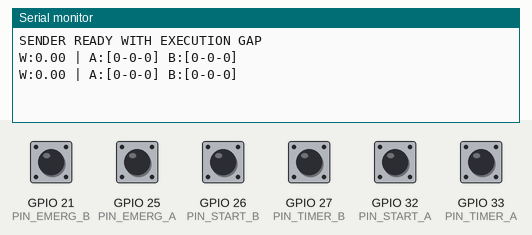
This sketch was run on a simulated ESP32. Shown: the last lines printed to the serial monitor. The test bench sets the inputs (shaded band); at power-on: GPIO 21 (PIN_EMERG_B), GPIO 25 (PIN_EMERG_A), GPIO 26 (PIN_START_B), GPIO 27 (PIN_TIMER_B), GPIO 32 (PIN_START_A), GPIO 33 (PIN_TIMER_A) HIGH.

Above: at 2.8 s.
2.9 s: GPIO 21 (PIN_EMERG_B) pulled LOW for 1.2 s
At 3.5 s:
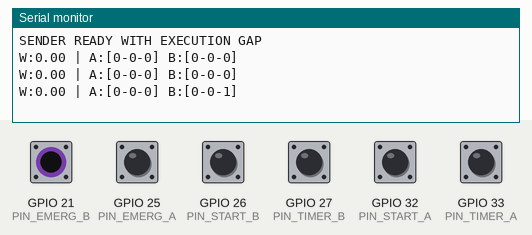
5.6 s: GPIO 25 (PIN_EMERG_A) pulled LOW for 1.2 s
At 8.0 s:
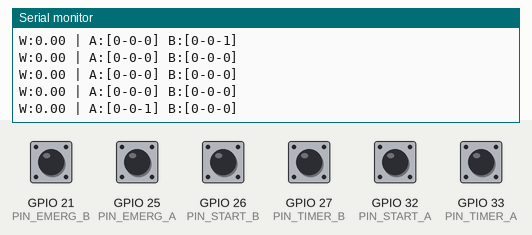
8.3 s: GPIO 26 (PIN_START_B) pulled LOW for 1.2 s
At 10.8 s:
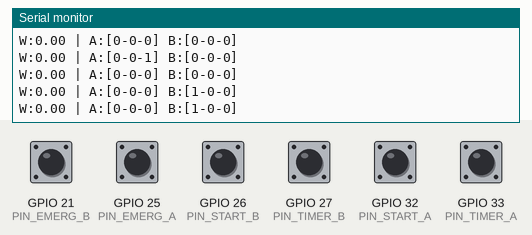
11.0 s: GPIO 27 (PIN_TIMER_B) pulled LOW for 1.2 s
At 12.1 s:
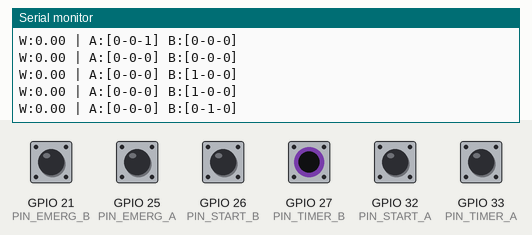
13.7 s: GPIO 32 (PIN_START_A) pulled LOW for 1.2 s
At 16.2 s:
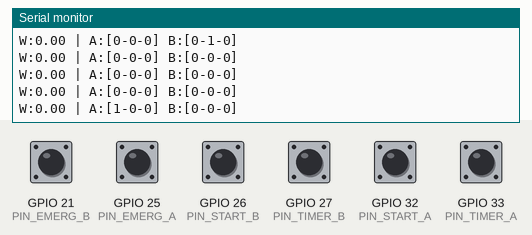
16.4 s: GPIO 33 (PIN_TIMER_A) pulled LOW for 1.2 s
At 18.9 s:
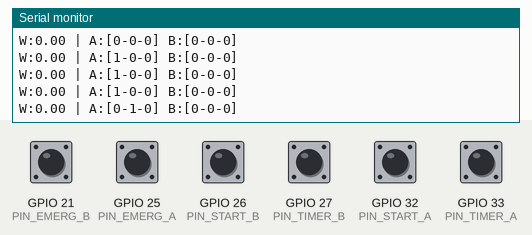

The sketch:

sender.ino
```cpp
#include <WiFi.h>
#include <esp_now.h>
#include <HardwareSerial.h>

uint8_t receiverMacAddress[] = {0x7c, 0x9e, 0xbd, 0x61, 0x9b, 0x44};

#define NODE_ID          1
#define SEND_INTERVAL    500

#define SCALE_RX_PIN  16
#define SCALE_TX_PIN  17

#define PIN_START_A     32
#define PIN_TIMER_A     33
#define PIN_EMERG_A     25

#define PIN_START_B     26
#define PIN_TIMER_B     27
#define PIN_EMERG_B     21

typedef struct {
  uint8_t nodeID;
  float scaleWeight;
  bool scaleValid;
  bool headA_start;
  bool headA_timer;
  bool headA_emergency;
  uint8_t headA_state;
  bool headB_start;
  bool headB_timer;
  bool headB_emergency;
  uint8_t headB_state;
  unsigned long timestamp;
} DataPacket;

DataPacket packetData;
unsigned long lastSendTime = 0;

bool latchedStartA = false;
bool lastTimerA = false;
bool latchedStartB = false;
bool lastTimerB = false;

#define SerialTimbangan Serial2

// ================= PERBAIKAN SOFTWARE FILTER =================
bool filteredRead(int pin) {
  if (digitalRead(pin) == LOW) {
    delay(60); // Delay 10ms untuk memastikan sinyal bukan noise adaptor
    return digitalRead(pin) == LOW;
  }
  return false;
}

float bacaBeratKg() {
  if (SerialTimbangan.available() < 6) return -1;
  if (SerialTimbangan.peek() != 0xFF) { SerialTimbangan.read(); return -1; }
  uint8_t d[6];
  SerialTimbangan.readBytes(d, 6);
  uint32_t rawWeight = ((((uint32_t)(((d[4] >> 4) * 10) + (d[4] & 0x0F))) * 10000) + (((uint32_t)(((d[3] >> 4) * 10) + (d[3] & 0x0F))) * 100) + ((uint32_t)(((d[2] >> 4) * 10) + (d[2] & 0x0F))));
  float berat = (float)rawWeight;
  uint8_t decimalPos = d[1] & 0x07;
  for (int i = 0; i < decimalPos; i++) berat /= 10.0;
  if ((d[1] >> 5) & 0x01) berat = -berat;
  return berat;
}

void setup() {
  Serial.begin(115200);
  int pins[] = {PIN_START_A, PIN_TIMER_A, PIN_EMERG_A, PIN_START_B, PIN_TIMER_B, PIN_EMERG_B};
  for(int p : pins) pinMode(p, INPUT_PULLUP);

  SerialTimbangan.begin(9600, SERIAL_8N1, SCALE_RX_PIN, SCALE_TX_PIN);
  WiFi.mode(WIFI_STA);
  if (esp_now_init() != ESP_OK) return;

  esp_now_peer_info_t peerInfo = {};
  memcpy(peerInfo.peer_addr, receiverMacAddress, 6);
  peerInfo.channel = 0;
  peerInfo.encrypt = false;
  esp_now_add_peer(&peerInfo);
  Serial.println("SENDER READY WITH EXECUTION GAP");
}

void loop() {
  // --- PROSES HEAD A ---
  bool curStartA = filteredRead(PIN_START_A);
  bool curTimerA = filteredRead(PIN_TIMER_A);
  bool curEmergA = filteredRead(PIN_EMERG_A);

  if (curEmergA) {
    latchedStartA = false;
  } else {
    if (curStartA) latchedStartA = true;
    if (curTimerA && !lastTimerA) latchedStartA = false;
  }
  lastTimerA = curTimerA;

  // --- EXECUTION GAP (Jeda antara A dan B) ---
  // Memberikan waktu bagi CPU dan tegangan untuk stabil sebelum baca Head B
  delay(1000);

  // --- PROSES HEAD B ---
  bool curStartB = filteredRead(PIN_START_B);
  bool curTimerB = filteredRead(PIN_TIMER_B);
  bool curEmergB = filteredRead(PIN_EMERG_B);

  if (curEmergB) {
    latchedStartB = false;
  } else {
    if (curStartB) latchedStartB = true;
    if (curTimerB && !lastTimerB) latchedStartB = false;
  }
  lastTimerB = curTimerB;

  // --- PENGIRIMAN DATA ---
  if (millis() - lastSendTime >= SEND_INTERVAL) {
    packetData.nodeID = NODE_ID;

    packetData.headA_start = latchedStartA;
    packetData.headA_timer = curTimerA;
    packetData.headA_emergency = curEmergA;
    packetData.headA_state = curEmergA ? 2 : (latchedStartA ? 1 : 0);

    packetData.headB_start = latchedStartB;
    packetData.headB_timer = curTimerB;
    packetData.headB_emergency = curEmergB;
    packetData.headB_state = curEmergB ? 2 : (latchedStartB ? 1 : 0);

    float berat = bacaBeratKg();
    if (berat >= 0) { packetData.scaleWeight = berat; packetData.scaleValid = true; }
    else { packetData.scaleValid = false; }

    esp_now_send(receiverMacAddress, (uint8_t *)&packetData, sizeof(DataPacket));

    Serial.printf("W:%.2f | A:[%d-%d-%d] B:[%d-%d-%d]\n",
                  packetData.scaleWeight, latchedStartA, curTimerA, curEmergA,
                  latchedStartB, curTimerB, curEmergB);
    lastSendTime = millis();
  }
}
```

Measured:
- after the input at 2.9 s, the serial monitor: prints a new line after 0.16 s (image 1)
- after the input at 5.6 s, the serial monitor: prints a new line after 1.6 s (image 2)
- after the input at 8.3 s, the serial monitor: prints a new line after 0.95 s (image 3)
- after the input at 11.0 s, the serial monitor: prints a new line after 0.31 s (image 4)
- after the input at 13.7 s, the serial monitor: prints a new line after 1.7 s (image 5)
- after the input at 16.4 s, the serial monitor: prints a new line after 2.0 s (image 6)
